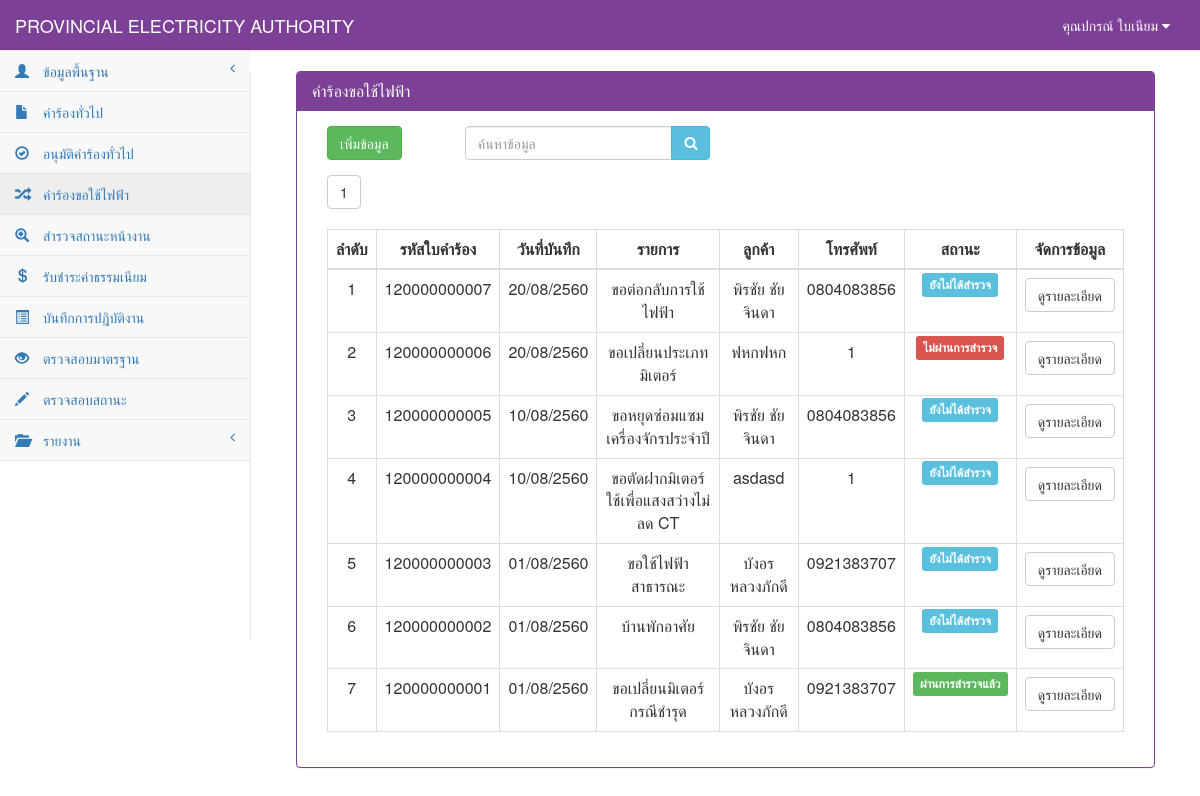
The app's page /RequestElectricity_show.php (signed in), older data.
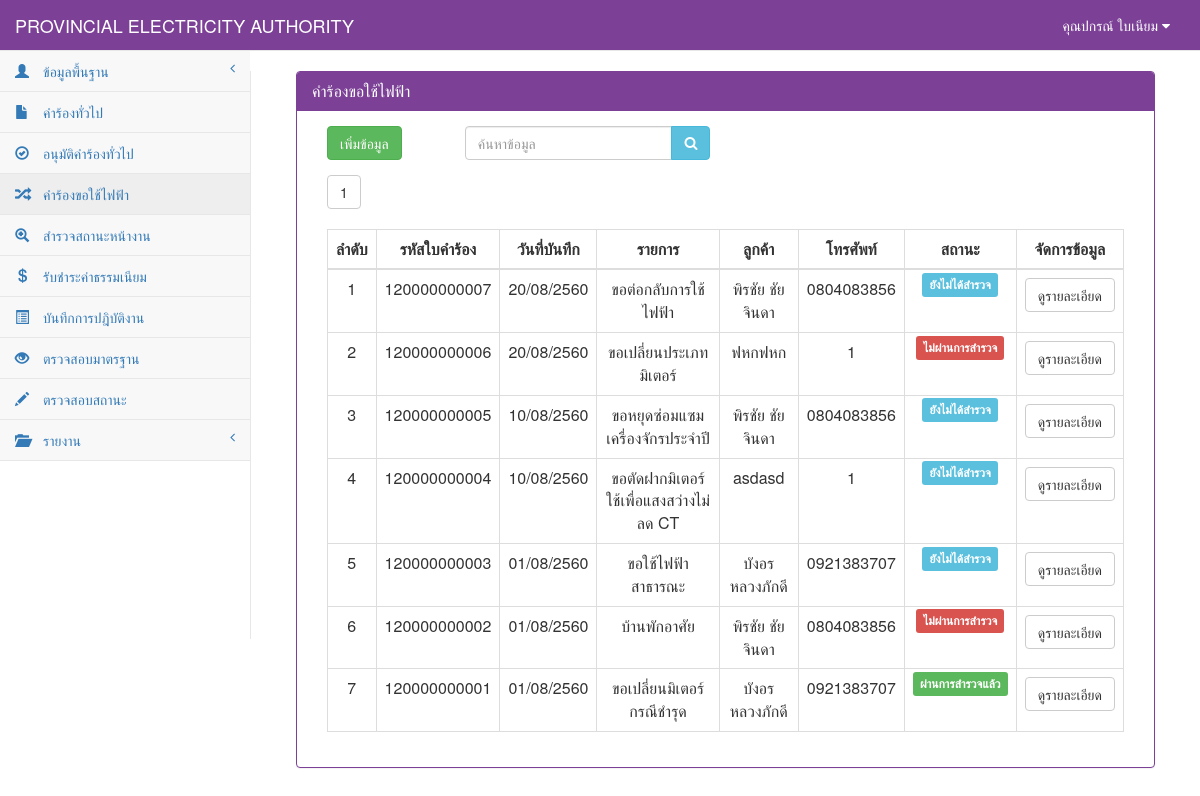
The same page, newer data.
### tables this page shows
CREATE TABLE `tb_electricity` (
  `re_id` char(12) NOT NULL,
  `re_date` date NOT NULL,
  `re_branch` varchar(50) NOT NULL,
  `user_id` char(13) NOT NULL,
  `cus_id` char(13) NOT NULL,
  `re_place_type` int(1) NOT NULL,
  `re_place_other` varchar(50) NOT NULL,
  `re_place_name` varchar(50) NOT NULL,
  `re_place_homeid` varchar(20) NOT NULL,
  `re_place_number` varchar(20) NOT NULL,
  `re_place_village` varchar(20) NOT NULL,
  `re_place_room` varchar(10) NOT NULL,
  `re_place_floor` varchar(5) NOT NULL,
  `re_place_alley` varchar(50) NOT NULL,
  `re_place_alleyway` varchar(50) NOT NULL,
  `re_place_road` varchar(50) NOT NULL,
  `re_place_villno` varchar(2) NOT NULL,
  `re_place_district` varchar(30) NOT NULL,
  `re_place_canton` varchar(30) NOT NULL,
  `re_place_province` varchar(30) NOT NULL,
  `re_place_post` varchar(10) NOT NULL,
  `re_place_tel` char(10) NOT NULL,
  `re_place_fax` char(10) NOT NULL,
  `re_place_email` varchar(30) NOT NULL,
  `re_place_service` varchar(10) NOT NULL,
  `re_contact_place` varchar(100) NOT NULL,
  `re_contact_homeid` varchar(20) NOT NULL,
  `re_contact_number` varchar(20) NOT NULL,
  `re_contact_village` varchar(20) NOT NULL,
  `re_contact_room` varchar(10) NOT NULL,
  `re_contact_floor` varchar(5) NOT NULL,
  `re_contact_alley` varchar(50) NOT NULL,
  `re_contact_alleyway` varchar(50) NOT NULL,
  `re_contact_road` varchar(50) NOT NULL,
  `re_contact_villno` varchar(2) NOT NULL,
  `re_contact_district` varchar(30) NOT NULL,
  `re_contact_canton` varchar(30) NOT NULL,
  `re_contact_province` varchar(30) NOT NULL,
  `re_contact_post` varchar(10) NOT NULL,
  `re_contact_tel` char(10) NOT NULL,
  `re_contact_fax` char(10) NOT NULL,
  `re_contact_email` varchar(30) NOT NULL,
  `re_want_type` int(2) NOT NULL,
  `re_want_other` varchar(100) NOT NULL,
  `re_detail` varchar(100) NOT NULL,
  `re_use_type` int(1) NOT NULL,
  `re_use_other` varchar(255) NOT NULL,
  `re_dateset` date NOT NULL,
  `re_keep_type` int(1) NOT NULL,
  `re_keep_name` varchar(255) NOT NULL,
  `re_keep_homeid` varchar(20) NOT NULL,
  `re_keep_number` varchar(20) NOT NULL,
  `re_keep_village` varchar(20) NOT NULL,
  `re_keep_room` varchar(20) NOT NULL,
  `re_keep_floor` varchar(5) NOT NULL,
  `re_keep_alley` varchar(50) NOT NULL,
  `re_keep_alleyway` varchar(50) NOT NULL,
  `re_keep_road` varchar(50) NOT NULL,
  `re_keep_villno` varchar(2) NOT NULL,
  `re_keep_district` varchar(30) NOT NULL,
  `re_keep_canton` varchar(30) NOT NULL,
  `re_keep_province` varchar(30) NOT NULL,
  `re_keep_post` varchar(10) NOT NULL,
  `re_keep_tel` char(10) NOT NULL,
  `re_keep_fax` char(10) NOT NULL,
  `re_keep_email` varchar(30) NOT NULL,
  `re_picture` varchar(255) NOT NULL,
  `re_status` int(1) NOT NULL,
  PRIMARY KEY  (`re_id`)
);

CREATE TABLE `tb_customer` (
  `cus_id` char(13) NOT NULL,
  `cus_first` varchar(50) NOT NULL,
  `cus_name` varchar(50) NOT NULL,
  `cus_type` varchar(30) NOT NULL,
  `cus_code` char(9) NOT NULL,
  `cus_tax` char(13) NOT NULL,
  `cus_homeid` varchar(20) NOT NULL,
  `cus_number` varchar(20) NOT NULL,
  `cus_village` varchar(20) NOT NULL,
  `cus_room` varchar(10) NOT NULL,
  `cus_floor` varchar(5) NOT NULL,
  `cus_alley` varchar(50) NOT NULL,
  `cus_alleyway` varchar(50) NOT NULL,
  `cus_road` varchar(50) NOT NULL,
  `cus_vilno` varchar(2) NOT NULL,
  `cus_district` varchar(30) NOT NULL,
  `cus_canton` varchar(30) NOT NULL,
  `cus_province` varchar(30) NOT NULL,
  `cus_post` varchar(10) NOT NULL,
  `cus_tel` char(10) NOT NULL,
  `cus_fax` char(10) NOT NULL,
  `cus_email` varchar(30) NOT NULL,
  PRIMARY KEY  (`cus_id`)
);

### connect_db.php (called while the page is built, shortened)
<?php
$dbname="pea";
$limit=10;
?>

### RequestElectricity_show.php (the view, shortened to what the changed rows need)
<?php
include "connect_db.php";
function Dateim($mydate){
    $d=split("-",$mydate);
    $mydate=$d[2]."/".$d[1]."/".($d[0]+543);
    return "$mydate";
}
?>
<!DOCTYPE html>
<html>
<head>
    <link href="vendor/bootstrap/css/bootstrap.css" rel="stylesheet">
    <link href="vendor/metisMenu/metisMenu.css" rel="stylesheet">
    <link href="dist/css/sb-admin-2.css" rel="stylesheet">
    <link href="vendor/font-awesome/css/font-awesome.css" rel="stylesheet" type="text/css">
</head>
<body>
    <div id="page-wrapper">
        <div class="col-sm-12 ">
            <div class="panel panel-primary">
                <div class="panel-heading">
                    <h2 class="panel-title">คำร้องขอใช้ไฟฟ้า</h2>
                </div>
            <div class="panel-body">
            <div class="col-sm-12">
                <div class="table-responsive">
                    ?> <br><br>
                    <table width="100%" class="table table-bordered table-hover">
                        <thead>
                            <tr>
                                <th class=" text-center" >ลำดับ</th>
                                <th class=" text-center" >รหัสใบคำร้อง</th>
                                <th class=" text-center" >วันที่บันทึก</th>
                                <th class=" text-center" >รายการ</th>
                                <th class=" text-center" >ลูกค้า</th>
                                <th class=" text-center" >โทรศัพท์</th>
                                <th class=" text-center" >สถานะ</th>
                                <th class=" text-center">จัดการข้อมูล</th>
                            </tr>
                        </thead>
                            <tbody>
                            <?php
                                if($_GET[start]=="" || $_GET[start]=="1"){
                                        $page="0";
                                }else{
                                        $page=($_GET[start]-1)*$limit;
                                }
                                $sql="select * from tb_electricity where re_id like '%".$_POST[search]."%' order by re_id desc limit $page,$limit";
                                $result=mysql_db_query($dbname,$sql);
                                    if(mysql_num_rows($result)>0){
                                        while($array=mysql_fetch_array($result)){
                                            $page++;
                                            $sqlcus="select * from tb_customer where cus_id='".$array[cus_id]."'";
                                            $resultcus=mysql_db_query($dbname,$sqlcus);
                                            $arraycus=mysql_fetch_array($resultcus);
                                            if ($array[re_want_type] == 0) {
                                                $want = "ขอติดตั้งมิเตอร์ใหม่";
                                            } elseif ($array[re_want_type] == 1) {
                                                $want = "ขอตัดฝากมิเตอร์โดยไม่ใช้ไฟฟ้า";
                                            } elseif ($array[re_want_type] == 2) {
                                                $want = "ขอต่อกลับการใช้ไฟฟ้า";
                                            } elseif ($array[re_want_type] == 3) {
                                                $want = "ขอเพื่มขนาดมิเตอร์/อุปกรณ์ประกอบ";
                                            } elseif ($array[re_want_type] == 4) {
                                                $want = "ขอเปลี่ยนประเภทมิเตอร์";
                                            } elseif ($array[re_want_type] == 5) {
                                                $want = "ขอหยุดซ่อมแซมเครื่องจักรประจำปี";
                                            } elseif ($array[re_want_type] == 6) {
                                                $want = "ขอใช้ไฟฟ้าชั่วคราวแบบเหมาจ่าย";
                                            } elseif ($array[re_want_type] == 7) {
                                                $want = "ขอติดตั้งไฟฟ้าชั่วคราว";
                                            } elseif ($array[re_want_type] == 8) {
                                                $want = "ขอตัดฝากมิเตอร์ใช้เพื่อแสงสว่างไม่ลด CT";
                                            } elseif ($array[re_want_type] == 9) {
                                                $want = "ขอยกเลิกเลิกการใช้ไฟฟ้า";
                                            } elseif ($array[re_want_type] == 10) {
                                                $want = "ชอลดขนาดมิเตอร์/อุปกรณ์ประกอบ";
                                            } elseif ($array[re_want_type] == 11) {
                                                $want = "ขอใช้ไฟฟ้าสาธารณะ";
                                            } elseif ($array[re_want_type] == 12) {
                                                $want = "ขอตัดมิเตอร์ใช้เพื่อแสงสว่างลด CT";
                                            } elseif ($array[re_want_type] == 13) {
                                                $want = "ขอย้ายจุดติดตั้งมิเตอร์/อุปกรณ์ประกอบ";
                                            } elseif ($array[re_want_type] == 14) {
                                                $want = "ขอเปลี่ยนมิเตอร์กรณีชำรุด";
                                            } elseif ($array[re_want_type] == 15) {
                                                $want = "ขอใช้ไฟฟ้าตู้โทรศัพท์ต่อตรง";
                                            } elseif ($array[re_want_type] == 16) {
                                                $want = $array[re_place_other];
                                            }
                                            if($array[re_status]==0){
                                                $status="ยังไม่ได้สำรวจ";
                                                $label="info";
                                            }elseif($array[re_status]==1){
                                               $status="ผ่านการสำรวจแล้ว";
                                               $label="success";
                                            }else{
                                              $status="ไม่ผ่านการสำรวจ";
                                               $label="danger";
                                            }
                            ?>
                                    <tr>
                                        <td class="text-center"><?=$page?></td>
                                            <td class=" text-center"><?=$array[re_id]?></td>
                                            <td class=" text-center"><?= Dateim($array[re_date]);?></td>
                                            <td class=" text-center"><?=$want?></td>
                                            <td class="text-center"><?=$arraycus[cus_name]?></td>
                                            <td class="text-center"><?=$arraycus[cus_tel]?></td>
                                            <td class="text-center"><span class="label label-<?=$label?>"><?=$status?></span></td>
                                            <td align="center">
                                                <div class="btn-group">
                                                    <a class="btn btn-default" href="RequestElectricity_detail.php?re_id=<?=$array[re_id]?>">ดูรายละเอียด</a>
                                                </div>
                                            </td>
                                    </tr>
                                    <?php
                                        }
                                            }else{
                                    ?>
                                    <tr><td colspan="7" align="center">ไม่พบข้อมูล</td></tr>
                                    <?
                                            }
                                    ?>
                            </tbody>
                    </table>
                </div>
            </div>
        </div>
        </div>
    </div>
</div>
</body>
</html>

Row changes from the older to the newer data that the page shows:
changed tb_electricity (number 6 of 7 on the later page): status "ยังไม่ได้สำรวจ" → "ไม่ผ่านการสำรวจ"
